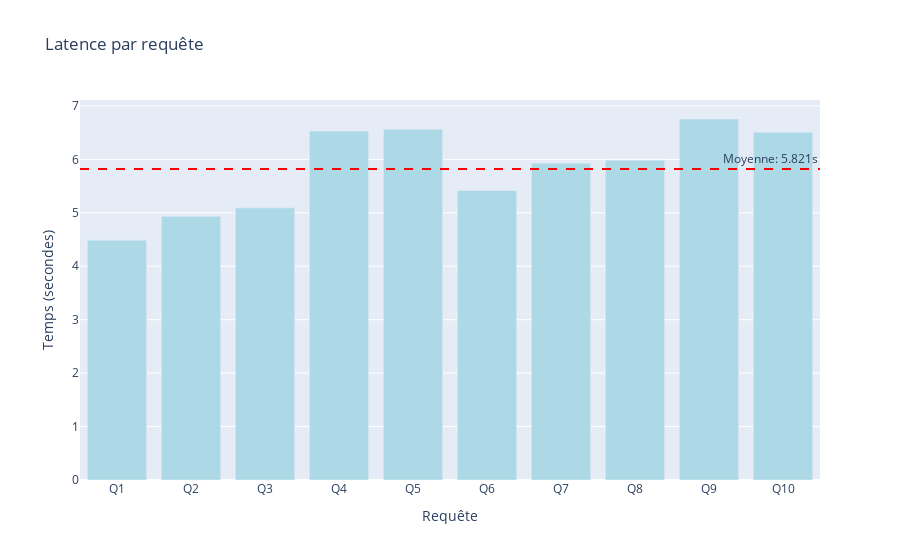

Notebook cell for this chart:
### Code cell
# Visualisation des latences
fig_latency = go.Figure()
fig_latency.add_trace(go.Bar(
    x=[f"Q{i+1}" for i in range(len(latencies))],
    y=latencies,
    marker_color='lightblue',
    name='Latence'
))
fig_latency.add_hline(
    y=metrics['avg_latency'], 
    line_dash="dash", 
    line_color="red",
    annotation_text=f"Moyenne: {metrics['avg_latency']:.3f}s"
)
fig_latency.update_layout(
    title="Latence par requête",
    xaxis_title="Requête",
    yaxis_title="Temps (secondes)",
    showlegend=False
)
fig_latency.show()

### Figure 1 — Plotly figure (JSON) as saved in the notebook; plotly's stock layout.template omitted (floating-point values rounded to 4 significant figures)
{"data": [{"marker": {"color": "lightblue"}, "name": "Latence", "type": "bar", "x": ["Q1", "Q2", "Q3", "Q4", "Q5", "Q6", "Q7", "Q8", "Q9", "Q10"], "y": [4.489, 4.934, 5.093, 6.53, 6.566, 5.416, 5.929, 5.985, 6.756, 6.51]}], "layout": {"annotations": [{"showarrow": false, "text": "Moyenne: 5.821s", "x": 1, "xanchor": "right", "xref": "x domain", "y": 5.821, "yanchor": "bottom", "yref": "y"}], "shapes": [{"line": {"color": "red", "dash": "dash"}, "type": "line", "x0": 0, "x1": 1, "xref": "x domain", "y0": 5.821, "y1": 5.821, "yref": "y"}], "showlegend": false, "title": {"text": "Latence par requête"}, "xaxis": {"title": {"text": "Requête"}}, "yaxis": {"title": {"text": "Temps (secondes)"}}}}
